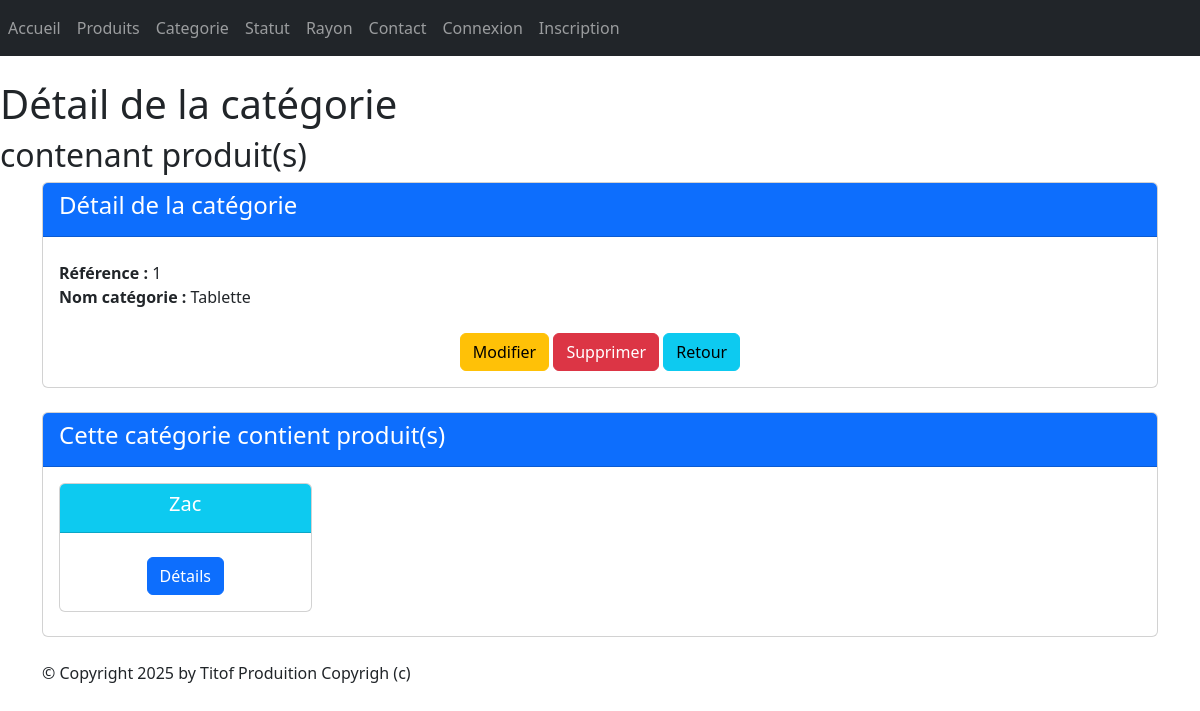
The app's page /monApp/categories/1/ with its own data.
### monApp/models.py (models this page shows, shortened)
class Categorie(models.Model):
    idCat = models.AutoField(primary_key=True)
    nomCat = models.CharField(max_length=100)

class Produit(models.Model):
    refProd = models.AutoField(primary_key=True)
    intituleProd = models.CharField(max_length=200)
    prixUnitaireProd = models.DecimalField(max_digits=10, decimal_places=2)
    dateProd = models.DateField(auto_now=True)
    categorie = models.ForeignKey(Categorie, on_delete=models.CASCADE, related_name="produits", null=True, blank=True)
    statutProd = models.ForeignKey(Statut, on_delete=models.CASCADE, related_name="produitStatut", null=True, blank=True)

### monApp/views.py (the view)
# urls.py: path("categories/<pk>/", views.CategorieDetailView.as_view(), name="dtl_cate"),
class CategorieDetailView(DetailView):
    model = Categorie
    template_name = "monApp/detail_categorie.html"
    context_object_name = "cate"
    def get_queryset(self):
        return Categorie.objects.annotate(nb_produits=Count('produits'))
    def get_context_data(self, **kwargs):
        context = super(CategorieDetailView, self).get_context_data(**kwargs)
        context['titremenu'] = "Détail de la catégorie"
        context['prdts'] = self.object.produits.all()
        return context

### monApp/templates/monApp/detail_categorie.html (shortened to what this page needs)
{% extends 'monApp/base.html' %}
{% block menu %}
    <h1>{{titremenu}}</h1>
    <h2>{{ ctgr.nomCat }} contenant {{ ctgr.nb_produits }} produit(s)</h2>
{% endblock %}
{% block contenu %}
    <div class="card mb-4">
        <div class="card-header bg-primary text-white">
            <h4>Détail de la catégorie</h4>
        </div>
        <div class="card-body">
                <ul class="list-unstyled">
                    <li><strong>Référence :</strong> {{ cate.idCat }}</li>
                    <li><strong>Nom catégorie :</strong> {{ cate.nomCat }}</li>
                </ul>
            <div class="car-footer text-center">
                <a href="{% url 'cate-chng' cate.idCat %}" class="btn btn-warning mt-2">Modifier</a>
                <a href="{% url 'dlt-cate' cate.idCat %}" class="btn btn-danger mt-2">Supprimer</a>
                <a href="{% url 'lst_cate'%}" class="btn btn-info mt-2">Retour</a>
            </div>
        </div>
    </div>
    <div class="card mb-4">
        <div class="card-header bg-primary text-white">
            <h4>Cette catégorie contient <strong>{{ ctgr.nb_produits }}</strong> produit(s)</h4>
        </div>
    <div class="card-body">
        <div class="row">
        {% if prdts %}
            {% for prdt in prdts %}
            <div class="col-sm-3">
                <div class="card mb-2 text-center">
                    <div class="card-header bg-info text-white">
                        <h5 class="card-title">{{ prdt.intituleProd }}</h5>
                    </div>
                    <div class="card-body">
                        <a href="{% url 'dtl_prdt' prdt.refProd %}" class="btn btn-primary mt-2">Détails</a>
                    </div>
                </div>
            </div>
        {% endfor %}
    {% else %}
        <p class="text-muted">Aucun produit trouvé pour cette catégorie.</p>
    {% endif %}
    </div>
    </div>
    </div>
{% endblock %}

### static/style.css (style rules this page uses)
h1 { color: red }

### records on screen
Categorie: idCat "1", nomCat "Tablette"
Produit: intituleProd "Zac"

### other values on screen
{{ titremenu }} "Détail de la catégorie"
